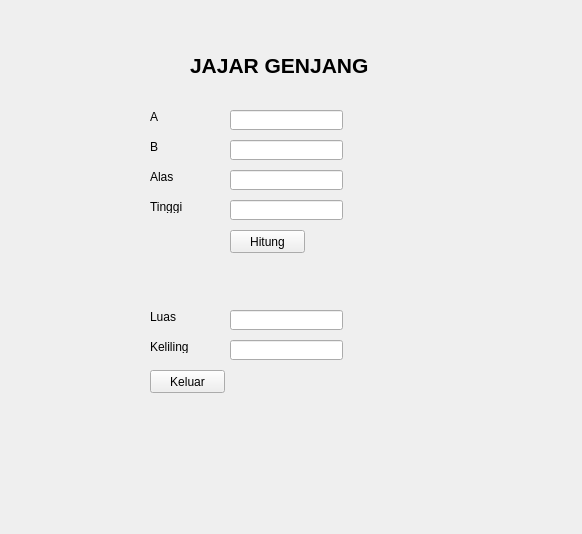
<?xml version="1.0" encoding="UTF-8"?>
<ui version="4.0">
 <class>Form</class>
 <widget class="QWidget" name="Form">
  <property name="geometry">
   <rect>
    <x>0</x>
    <y>0</y>
    <width>582</width>
    <height>534</height>
   </rect>
  </property>
  <property name="windowTitle">
   <string>Form</string>
  </property>
  <widget class="QLineEdit" name="txtA">
   <property name="geometry">
    <rect>
     <x>230</x>
     <y>110</y>
     <width>113</width>
     <height>20</height>
    </rect>
   </property>
  </widget>
  <widget class="QLabel" name="label_5">
   <property name="geometry">
    <rect>
     <x>150</x>
     <y>340</y>
     <width>47</width>
     <height>13</height>
    </rect>
   </property>
   <property name="text">
    <string>Keliling</string>
   </property>
  </widget>
  <widget class="QLineEdit" name="txtKeliling">
   <property name="geometry">
    <rect>
     <x>230</x>
     <y>340</y>
     <width>113</width>
     <height>20</height>
    </rect>
   </property>
  </widget>
  <widget class="QLabel" name="label_8">
   <property name="geometry">
    <rect>
     <x>150</x>
     <y>200</y>
     <width>47</width>
     <height>13</height>
    </rect>
   </property>
   <property name="text">
    <string>Tinggi</string>
   </property>
  </widget>
  <widget class="QPushButton" name="btnHitung">
   <property name="geometry">
    <rect>
     <x>230</x>
     <y>230</y>
     <width>75</width>
     <height>23</height>
    </rect>
   </property>
   <property name="text">
    <string>Hitung</string>
   </property>
  </widget>
  <widget class="QLineEdit" name="txtTinggi">
   <property name="geometry">
    <rect>
     <x>230</x>
     <y>200</y>
     <width>113</width>
     <height>20</height>
    </rect>
   </property>
  </widget>
  <widget class="QLineEdit" name="txtLuas">
   <property name="geometry">
    <rect>
     <x>230</x>
     <y>310</y>
     <width>113</width>
     <height>20</height>
    </rect>
   </property>
  </widget>
  <widget class="QLabel" name="label_6">
   <property name="geometry">
    <rect>
     <x>150</x>
     <y>140</y>
     <width>47</width>
     <height>13</height>
    </rect>
   </property>
   <property name="text">
    <string>B</string>
   </property>
  </widget>
  <widget class="QLineEdit" name="txtAlas">
   <property name="geometry">
    <rect>
     <x>230</x>
     <y>170</y>
     <width>113</width>
     <height>20</height>
    </rect>
   </property>
  </widget>
  <widget class="QLabel" name="label_2">
   <property name="geometry">
    <rect>
     <x>150</x>
     <y>110</y>
     <width>47</width>
     <height>13</height>
    </rect>
   </property>
   <property name="text">
    <string>A</string>
   </property>
  </widget>
  <widget class="QLabel" name="label">
   <property name="geometry">
    <rect>
     <x>190</x>
     <y>50</y>
     <width>201</width>
     <height>31</height>
    </rect>
   </property>
   <property name="font">
    <font>
     <pointsize>16</pointsize>
     <weight>75</weight>
     <bold>true</bold>
    </font>
   </property>
   <property name="text">
    <string>JAJAR GENJANG</string>
   </property>
  </widget>
  <widget class="QLabel" name="label_3">
   <property name="geometry">
    <rect>
     <x>150</x>
     <y>170</y>
     <width>47</width>
     <height>13</height>
    </rect>
   </property>
   <property name="text">
    <string>Alas</string>
   </property>
  </widget>
  <widget class="QPushButton" name="btnKeluar">
   <property name="geometry">
    <rect>
     <x>150</x>
     <y>370</y>
     <width>75</width>
     <height>23</height>
    </rect>
   </property>
   <property name="text">
    <string>Keluar</string>
   </property>
  </widget>
  <widget class="QLabel" name="label_4">
   <property name="geometry">
    <rect>
     <x>150</x>
     <y>310</y>
     <width>47</width>
     <height>13</height>
    </rect>
   </property>
   <property name="text">
    <string>Luas</string>
   </property>
  </widget>
  <widget class="QLineEdit" name="txtB">
   <property name="geometry">
    <rect>
     <x>230</x>
     <y>140</y>
     <width>113</width>
     <height>20</height>
    </rect>
   </property>
  </widget>
 </widget>
 <resources/>
 <connections/>
</ui>
